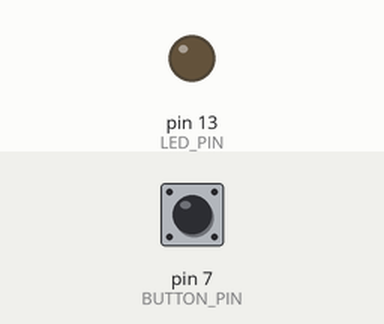
Recording of a sketch running on a simulated Arduino Uno, built with avr-gcc and run on an emulated ATmega328P. Parts: output pins drawn as LEDs (lit = HIGH). Inputs (shaded band) come from the test bench; at power-on: pin 7 (BUTTON_PIN) HIGH. What the sketch prints to the serial monitor is not drawn.

Above: at 1.2 s.
1.3 s: pin 7 (BUTTON_PIN) pulled LOW for 0.15 s
At 1.4 s:
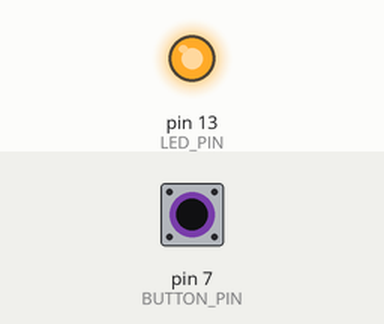
Timing chart, 0 to 4.3 s (numbered marks = the images above; inputs shaded):
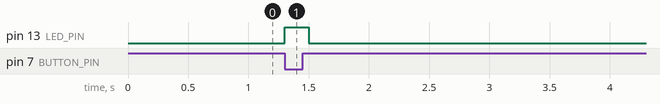

The sketch:

cambienhanhtrinh.ino
```cpp
#define BUTTON_PIN 7
#define LED_PIN 13

bool lastButtonState = HIGH;

void setup() {
    pinMode(BUTTON_PIN, INPUT_PULLUP);
    pinMode(LED_PIN, OUTPUT);
    Serial.begin(9600);
}

void loop() {
    bool buttonState = digitalRead(BUTTON_PIN);


    if (buttonState == LOW && lastButtonState == HIGH) {
        Serial.println("Nút được nhấn!");
        digitalWrite(LED_PIN, HIGH);
        delay(200);
        digitalWrite(LED_PIN, LOW);
    }

    lastButtonState = buttonState;
}
```

Measured:
- after the input at 1.3 s, pin 13 (LED_PIN): LOW → HIGH at once, → LOW 0.20 s later
